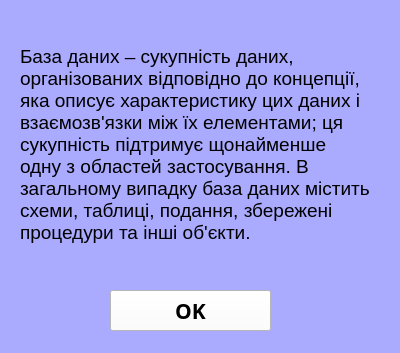
<?xml version="1.0" encoding="UTF-8"?>
<ui version="4.0">
 <class>Form</class>
 <widget class="QWidget" name="Form">
  <property name="enabled">
   <bool>true</bool>
  </property>
  <property name="geometry">
   <rect>
    <x>0</x>
    <y>0</y>
    <width>400</width>
    <height>353</height>
   </rect>
  </property>
  <property name="font">
   <font>
    <pointsize>6</pointsize>
    <weight>50</weight>
    <bold>false</bold>
   </font>
  </property>
  <property name="cursor">
   <cursorShape>OpenHandCursor</cursorShape>
  </property>
  <property name="focusPolicy">
   <enum>Qt::NoFocus</enum>
  </property>
  <property name="windowTitle">
   <string>Form</string>
  </property>
  <property name="styleSheet">
   <string notr="true">background-color: rgb(170, 170, 255)</string>
  </property>
  <widget class="QLabel" name="label">
   <property name="geometry">
    <rect>
     <x>20</x>
     <y>-30</y>
     <width>350</width>
     <height>350</height>
    </rect>
   </property>
   <property name="font">
    <font>
     <pointsize>11</pointsize>
     <weight>75</weight>
     <bold>true</bold>
    </font>
   </property>
   <property name="tabletTracking">
    <bool>false</bool>
   </property>
   <property name="acceptDrops">
    <bool>false</bool>
   </property>
   <property name="autoFillBackground">
    <bool>false</bool>
   </property>
   <property name="text">
    <string>&lt;html&gt;&lt;head/&gt;&lt;body&gt;&lt;p&gt;&lt;span style=&quot; font-size:14pt; font-weight:400;&quot;&gt;База даних – сукупність даних, організованих відповідно до концепції, яка описує характеристику цих даних і взаємозв'язки між їх елементами; ця сукупність підтримує щонайменше одну з областей застосування. В загальному випадку база даних містить схеми, таблиці, подання, збережені процедури та інші об'єкти. &lt;/span&gt;&lt;/p&gt;&lt;/body&gt;&lt;/html&gt;</string>
   </property>
   <property name="textFormat">
    <enum>Qt::RichText</enum>
   </property>
   <property name="scaledContents">
    <bool>false</bool>
   </property>
   <property name="alignment">
    <set>Qt::AlignLeading|Qt::AlignLeft|Qt::AlignVCenter</set>
   </property>
   <property name="wordWrap">
    <bool>true</bool>
   </property>
  </widget>
  <widget class="QPushButton" name="pushButton">
   <property name="geometry">
    <rect>
     <x>110</x>
     <y>290</y>
     <width>161</width>
     <height>41</height>
    </rect>
   </property>
   <property name="font">
    <font>
     <family>Microsoft Tai Le</family>
     <pointsize>16</pointsize>
     <weight>75</weight>
     <bold>true</bold>
    </font>
   </property>
   <property name="layoutDirection">
    <enum>Qt::LeftToRight</enum>
   </property>
   <property name="styleSheet">
    <string notr="true">background-color: rgb(255, 255, 255)</string>
   </property>
   <property name="text">
    <string>OK</string>
   </property>
  </widget>
 </widget>
 <resources/>
 <connections/>
</ui>
